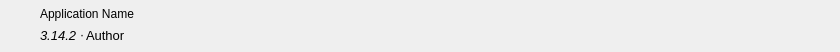
<?xml version="1.0" encoding="UTF-8"?>
<ui version="4.0">
 <class>DependencyListWidget</class>
 <widget class="QWidget" name="DependencyListWidget">
  <property name="geometry">
   <rect>
    <x>0</x>
    <y>0</y>
    <width>840</width>
    <height>52</height>
   </rect>
  </property>
  <property name="sizePolicy">
   <sizepolicy hsizetype="Preferred" vsizetype="Fixed">
    <horstretch>0</horstretch>
    <verstretch>0</verstretch>
   </sizepolicy>
  </property>
  <property name="windowTitle">
   <string>Form</string>
  </property>
  <layout class="QHBoxLayout" name="horizontalLayout_2">
   <property name="spacing">
    <number>5</number>
   </property>
   <property name="leftMargin">
    <number>5</number>
   </property>
   <property name="topMargin">
    <number>5</number>
   </property>
   <property name="rightMargin">
    <number>5</number>
   </property>
   <property name="bottomMargin">
    <number>5</number>
   </property>
   <item>
    <layout class="QVBoxLayout" name="verticalLayout_2">
     <property name="spacing">
      <number>5</number>
     </property>
     <property name="sizeConstraint">
      <enum>QLayout::SetFixedSize</enum>
     </property>
     <item>
      <widget class="QLabel" name="icon">
       <property name="minimumSize">
        <size>
         <width>30</width>
         <height>30</height>
        </size>
       </property>
       <property name="maximumSize">
        <size>
         <width>30</width>
         <height>30</height>
        </size>
       </property>
       <property name="lineWidth">
        <number>0</number>
       </property>
       <property name="text">
        <string/>
       </property>
      </widget>
     </item>
     <item>
      <spacer name="verticalSpacer">
       <property name="orientation">
        <enum>Qt::Vertical</enum>
       </property>
       <property name="sizeType">
        <enum>QSizePolicy::MinimumExpanding</enum>
       </property>
       <property name="sizeHint" stdset="0">
        <size>
         <width>20</width>
         <height>5</height>
        </size>
       </property>
      </spacer>
     </item>
    </layout>
   </item>
   <item>
    <layout class="QVBoxLayout" name="verticalLayout">
     <property name="spacing">
      <number>5</number>
     </property>
     <property name="sizeConstraint">
      <enum>QLayout::SetFixedSize</enum>
     </property>
     <item>
      <widget class="QLabel" name="name">
       <property name="sizePolicy">
        <sizepolicy hsizetype="Expanding" vsizetype="Fixed">
         <horstretch>0</horstretch>
         <verstretch>0</verstretch>
        </sizepolicy>
       </property>
       <property name="text">
        <string>Application Name</string>
       </property>
      </widget>
     </item>
     <item>
      <layout class="QHBoxLayout" name="horizontalLayout">
       <property name="spacing">
        <number>2</number>
       </property>
       <property name="sizeConstraint">
        <enum>QLayout::SetFixedSize</enum>
       </property>
       <item>
        <widget class="QLabel" name="version">
         <property name="enabled">
          <bool>true</bool>
         </property>
         <property name="sizePolicy">
          <sizepolicy hsizetype="Preferred" vsizetype="Fixed">
           <horstretch>0</horstretch>
           <verstretch>0</verstretch>
          </sizepolicy>
         </property>
         <property name="font">
          <font>
           <pointsize>10</pointsize>
           <italic>true</italic>
           <kerning>true</kerning>
          </font>
         </property>
         <property name="text">
          <string>3.14.2</string>
         </property>
        </widget>
       </item>
       <item>
        <widget class="QLabel" name="middleDot">
         <property name="sizePolicy">
          <sizepolicy hsizetype="Preferred" vsizetype="Fixed">
           <horstretch>0</horstretch>
           <verstretch>0</verstretch>
          </sizepolicy>
         </property>
         <property name="text">
          <string>·</string>
         </property>
        </widget>
       </item>
       <item>
        <widget class="QLabel" name="author">
         <property name="enabled">
          <bool>true</bool>
         </property>
         <property name="sizePolicy">
          <sizepolicy hsizetype="Expanding" vsizetype="Fixed">
           <horstretch>0</horstretch>
           <verstretch>0</verstretch>
          </sizepolicy>
         </property>
         <property name="font">
          <font>
           <pointsize>10</pointsize>
           <italic>false</italic>
           <kerning>true</kerning>
          </font>
         </property>
         <property name="text">
          <string>Author</string>
         </property>
        </widget>
       </item>
      </layout>
     </item>
    </layout>
   </item>
  </layout>
 </widget>
 <resources/>
 <connections/>
</ui>
